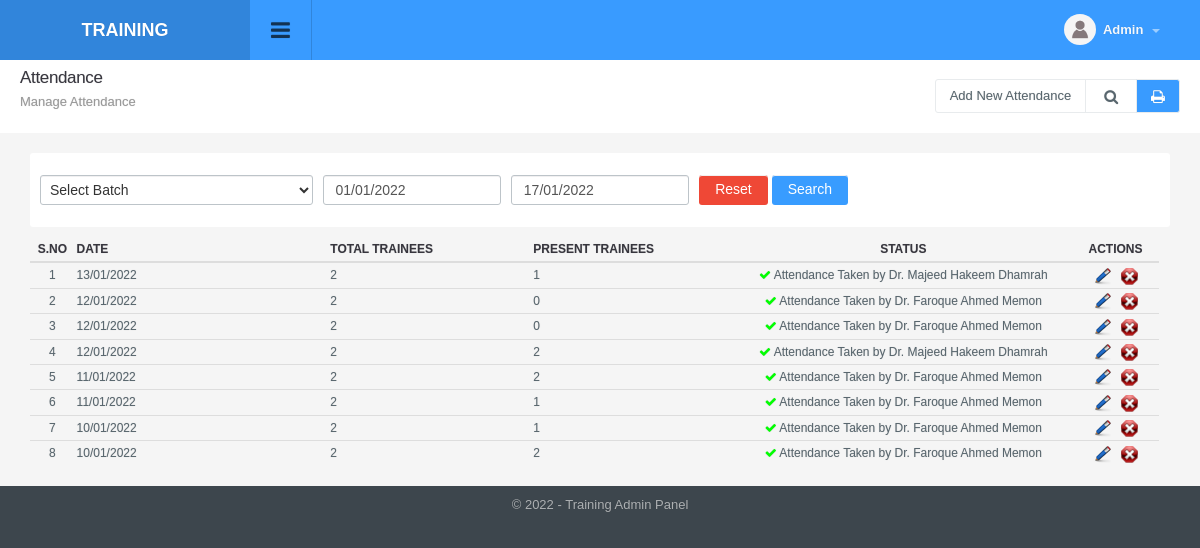
The page /attendance_manage.php (signed in) on the database its author committed.
### tables this page shows
CREATE TABLE `config_variable` (
  `id` int(11) NOT NULL,
  `config_type_id` int(11) NOT NULL,
  `title` varchar(512) NOT NULL,
  `notes` varchar(512) NOT NULL,
  `type` varchar(200) NOT NULL,
  `default_values` text NOT NULL,
  `key` varchar(200) NOT NULL,
  `value` text NOT NULL,
  `sortorder` int(11) NOT NULL
);

CREATE TABLE `attendance` (
  `id` int(11) NOT NULL,
  `center_id` int(11) DEFAULT NULL,
  `user_id` int(11) DEFAULT NULL,
  `date` date DEFAULT NULL,
  `ts` timestamp NOT NULL DEFAULT CURRENT_TIMESTAMP ON UPDATE CURRENT_TIMESTAMP
);

CREATE TABLE `users` (
  `id` int(11) NOT NULL,
  `designation_id` int(11) DEFAULT NULL,
  `name` varchar(50) NOT NULL,
  `gender` int(1) DEFAULT NULL,
  `cnic` varchar(16) DEFAULT NULL,
  `appointment_date` date DEFAULT NULL,
  `releaving_date` date DEFAULT NULL,
  `status` int(1) NOT NULL DEFAULT '1',
  `ts` timestamp NOT NULL DEFAULT CURRENT_TIMESTAMP ON UPDATE CURRENT_TIMESTAMP
);

### include/utility.php (called while the page is built, shortened)
<?php
function get_config($var){
	global $dblink;
	$sql="select value from config_variable where `key`='".slash($var)."'";
	$resConfig=doquery($sql,$dblink);
	if(numrows($resConfig)>0){
		while($rowConfig=dofetch($resConfig))
			return unslash($rowConfig["value"]);
	}
}
$site_title=get_config("site_title");
function slash($str){
	if(!is_array($str))
		return utf8_encode(addslashes($str));
	else{
		for($i=0; $i<count($str); $i++)
			$str[$i]=slash($str[$i]);
		return $str;
	}
}
function unslash($str){
	return stripslashes(utf8_decode($str));
	}
function date_convert($date_added){
	if( !empty( $date_added ) ) {
		return date("d/m/Y", strtotime($date_added));
	}
	else{
		return $date_added;
	}
}
function get_field($table_id, $table, $field_name='title'){
 	global $dblink;
 	$rs=doquery("select ".$field_name." from $table where id='".$table_id."'", $dblink);
 	if(numrows($rs)>0){
 		$r=dofetch($rs);
 		return unslash($r[$field_name]);
 	}
}

### include/db.php (called while the page is built, shortened)
<?php
function doquery($qr,$lnk){
	@$res=mysqli_query($lnk,$qr) or die($qr." - ".mysqli_error($lnk));
	return $res;
}
function dofetch($rs){
	@$rec=mysqli_fetch_array($rs);
	return $rec;
}
function numrows($rs){
	return mysqli_num_rows($rs);
}

### include/paging.php (called while the page is built, shortened)
<?php
if(isset($_SESSION["rows"]))
	$rows=$_SESSION["rows"];
else
	$rows=25;
if(isset($_GET['page'])){
	$pageNum = $_GET['page'];
}
else{
	$pageNum=1;
}
function show_page($rows, $pageNum, $query){
	global $dblink;
	$rowsPerPage = $rows;
	$pageNum = $pageNum;
	$offset = ($pageNum - 1) * $rowsPerPage;
	$query = $query." LIMIT $offset, $rowsPerPage";
	$result = doquery($query, $dblink);
	return $result;
}
?>

### modules/attendance/list.php (the view, shortened to what this page needs)
<div class="page-header">
	<h1 class="title">Attendance</h1>
  	<ol class="breadcrumb">
    	<li class="active">Manage Attendance</li>
  	</ol>
    <div class="right">
    	<div class="btn-group" role="group" aria-label="...">
        	<a href="attendance_manage.php?tab=add" class="btn btn-light editproject">Add New Attendance</a>
            <a id="topstats" class="btn btn-light" href="#"><i class="fa fa-search"></i></a>
            <a class="btn print-btn" href="attendance_manage.php?tab=print" target="_blank"><i class="fa fa-print" aria-hidden="true"></i></a>
    	</div>
    </div>
</div>
<ul class="topstats clearfix search_filter"<?php if($is_search) echo ' style="display: block"';?>>
    <li class="col-xs-12 col-lg-12 col-sm-12">
    	<div>
        	<form class="form-horizontal" action="" method="get">
                <div class="col-sm-3">
                	<select name="center_id" id="center_id" class="custom_select">
                        <option value=""<?php echo ($center_id=="")? " selected":"";?>>Select Batch</option>
                    </select>
                </div>
                <div class="col-sm-2">
                  <input type="text" title="Enter Date From" value="<?php echo $date_from;?>" name="date_from" id="search" class="form-control date-picker">
                </div>
                <div class="col-sm-2">
                  <input type="text" title="Enter Date To" value="<?php echo $date_to;?>" name="date_to" id="search" class="form-control date-picker">
                </div>
                <div class="col-sm-3 text-left">
                    <input type="button" class="btn btn-danger btn-l reset_search" value="Reset" alt="Reset Record" title="Reset Record" />
                    <input type="submit" class="btn btn-default btn-l" value="Search" alt="Search Record" title="Search Record" />
                </div>
            </form>
        </div>
  	</li>
</ul>
<div class="panel-body table-responsive">
	<table class="table table-hover list">
    	<thead>
            <tr>
                <th width="2%" class="text-center">S.No</th>
                <th width="15%">Date</th>
                <th width="12%">Total Trainees</th>
                <th width="12%">Present Trainees</th>
                <th width="20%" class="text-center">Status</th>
                <th width="5%" class="text-center">Actions</th>
            </tr>
        </thead>
        <tbody>
            <?php
            $rs=show_page($rows, $pageNum, $sql);
            if(numrows($rs)>0){
                $sn=1;
                while($r=dofetch($rs)){
                    ?>
                    <tr>
                        <td class="text-center"><?php echo $sn;?></td>
                        <td><?php echo date_convert($r["date"]); ?></td>
                        <td>
                            <?php
                            $count = dofetch( doquery( "select count(1) from trainees_2_center where center_id = '".$r[ "center_id" ]."'", $dblink ) );
                            echo $count[ "count(1)" ];
                            ?>
                        </td>
                        <td>
                            <?php
                            $count = dofetch( doquery( "select count(1) from attendance_records a inner join trainees_2_center b on a.trainee_id = b.trainee_id where center_id = '".$r[ "center_id" ]."' and attendance_id='".$r["id"]."'", $dblink ) );
                            echo $count[ "count(1)" ];
                            ?>
                        </td>
                        <td class="text-center">
                            <?php
                                echo '<i class="fa fa-check" style="color: #0f0"></i> Attendance Taken by '.get_field($r["user_id"], "users", "name");
                            ?>
                        </td>
                        <td class="text-center">
                            <a href="attendance_manage.php?tab=edit&id=<?php echo $r['id'];?>"><img title="Edit Record" alt="Edit" src="images/edit.png"></a>&nbsp;&nbsp;
                            <a onclick="return confirm('Are you sure you want to delete')" href="attendance_manage.php?id=<?php echo $r['id'];?>&amp;tab=delete"><img title="Delete Record" alt="Delete" src="images/delete.png"></a>
                        </td>
                    </tr>
                    <?php
                    $sn++;
                }
                ?>
                <?php
            }
            else{
                ?>
                <tr>
                    <td colspan="6"  class="no-record">No Result Found</td>
                </tr>
                <?php
            }
            ?>
        </tbody>
     </table>
</div>

### include/header.php (shortened to what this page needs)
<!DOCTYPE html PUBLIC "-//W3C//DTD XHTML 1.0 Transitional//EN" "http://www.w3.org/TR/xhtml1/DTD/xhtml1-transitional.dtd">
<html xmlns="http://www.w3.org/1999/xhtml">
<head>
<link type="text/css" rel="stylesheet" href="css/font-awesome.min.css" />
<link type="text/css" rel="stylesheet" href="css/font-awesome.css" />
<link type="text/css" rel="stylesheet"  href="css/bootstrap.css" />
<link rel="stylesheet" href="css/bootstrap-datetimepicker.min.css" />
<link type="text/css" rel="stylesheet"  href="css/awesome-bootstrap-checkbox.css" />
<link href="css/general.css" type="text/css" rel="stylesheet" />
<link type="text/css" rel="stylesheet"  href="css/style.css" />
<link rel="stylesheet" href="//code.jquery.com/ui/1.12.1/themes/base/jquery-ui.css">
</head>
<body>
	<div id="wrapper" class="round_corners">
    	<div id="top" class="clearfix">
            <div class="applogo">
			<a href="index.php" class="logo"><?php $admin_logo=get_config("admin_logo"); if(empty($admin_logo)) echo $site_title; else { ?><img src="<?php echo $file_upload_root;?>config/<?php echo $admin_logo?>" width="50" style="margin-right:5px" /><?php echo $site_title; }?></a>
            </div>
            <a class="sidebar-open-button" href="#"><i class="fa fa-bars"></i></a>
            <ul class="top-right">
            	<li class="dropdown link">
                	<a class="dropdown-toggle profilebox" data-toggle="dropdown" href="#">
                    	<img alt="img" src="images/profileimg-default.png">
                        <b><?php echo ucfirst((isset($_SESSION["logged_in_admin"]) && $_SESSION["logged_in_admin"]!="")?$_SESSION["logged_in_admin"]["name"]:"Guest");?></b>
                        <span class="caret"></span>
                    </a>
                </li>
           </ul>
        </div>
		<div class="content" style="margin-left:0">

### attendance_manage.php (shortened to what this page needs)
<?php
include("include/db.php");
include("include/utility.php");
include("include/paging.php");
$tab_array=array("list", "add", "edit", "delete", "trainee_list", "print");
if(isset($_REQUEST["tab"]) && in_array($_REQUEST["tab"], $tab_array)){
	$tab=$_REQUEST["tab"];
}
else{
	$tab="list";
}
$extra='';
$is_search=false;
if(isset($_SESSION["attendance_manage"]["center_id"])){
    $center_id=$_SESSION["attendance_manage"]["center_id"];
}
else{
    $center_id="";
}
if(isset($_SESSION["attendance_manage"]["date_from"]) && !empty($_SESSION["attendance_manage"]["date_from"])){
	$date_from = $_SESSION["attendance_manage"]["date_from"];
}
else{
	$date_from = date("01/m/Y");
}
if( !empty($date_from) ){
	$extra.=" and date>='".date("Y/m/d", strtotime(date_dbconvert($date_from)))."'";
	$is_search=true;
}
if(isset($_SESSION["attendance_manage"]["date_to"]) && !empty($_SESSION["attendance_manage"]["date_to"])){
	$date_to = $_SESSION["attendance_manage"]["date_to"];
}
else{
	$date_to = date("d/m/Y");
}
if( !empty($date_to) ){
	$extra.=" and date<='".date_dbconvert($date_to)."'";
	$is_search=true;
}
$sql="select * from attendance where 1 $extra order by date desc";
?>
<?php include("include/header.php");?>
	<div class="container-widget row">
    	<div class="col-md-12">
		  <?php
            switch($tab){
                case 'list':
                    include("modules/attendance/list.php");
                break;
            }
          ?>
    	</div>
  	</div>
</div>
<?php include("include/footer.php");?>

### include/footer.php (shortened to what this page needs)
<div id="footer" class="bottom_round_corners">
	<div id="footer_content">
    	<address>&copy; <?php echo date("Y");?> - <?php echo $site_title; ?> Admin Panel</address>
    </div>
</div>
<link href="js/fancybox/jquery.fancybox.min.css" rel="stylesheet" type="text/css" />
<link href="js/chosen/chosen.css" rel="stylesheet" type="text/css" />
<link rel="stylesheet" type="text/css" href="css/angularjs-datetime-picker.css" />
</body>
</html>

### rows shown on the page
config_variable: value "TRAINING", value "Training"
attendance: date "13/01/2022", count "2", count "1", user.name "Dr. Majeed Hakeem Dhamrah"
attendance: date "12/01/2022", count "2", count "0", user.name "Dr. Faroque Ahmed Memon"
attendance: date "12/01/2022", count "2", count "0", user.name "Dr. Faroque Ahmed Memon"
attendance: date "12/01/2022", count "2", user.name "Dr. Majeed Hakeem Dhamrah"
attendance: date "11/01/2022", count "2", user.name "Dr. Faroque Ahmed Memon"
attendance: date "11/01/2022", count "2", count "1", user.name "Dr. Faroque Ahmed Memon"
attendance: date "10/01/2022", count "2", count "1", user.name "Dr. Faroque Ahmed Memon"
attendance: date "10/01/2022", count "2", user.name "Dr. Faroque Ahmed Memon"
